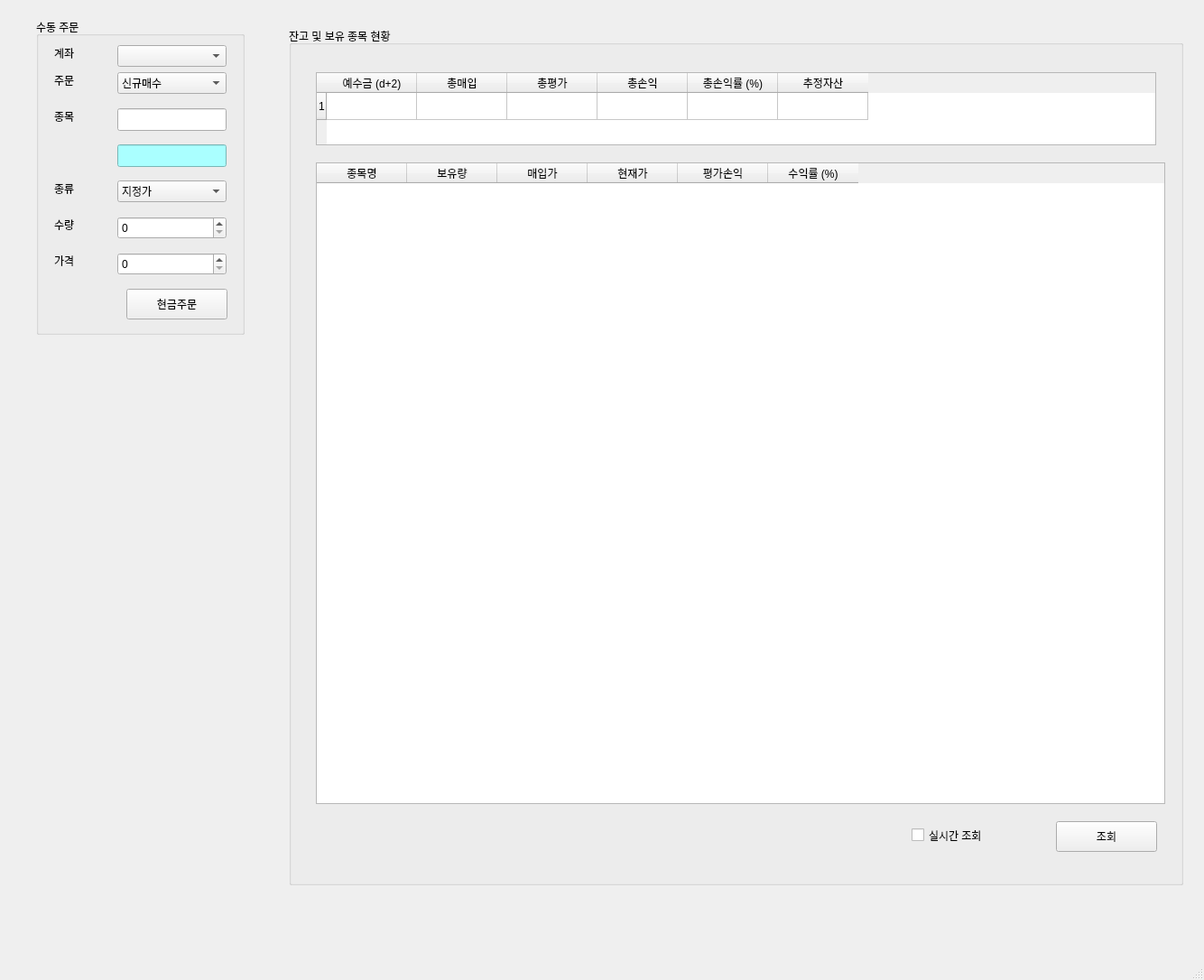
<?xml version="1.0" encoding="UTF-8"?>
<ui version="4.0">
 <class>MainWindow</class>
 <widget class="QMainWindow" name="MainWindow">
  <property name="geometry">
   <rect>
    <x>0</x>
    <y>0</y>
    <width>1334</width>
    <height>1086</height>
   </rect>
  </property>
  <property name="mouseTracking">
   <bool>true</bool>
  </property>
  <property name="windowTitle">
   <string>Manual Trading</string>
  </property>
  <widget class="QWidget" name="centralwidget">
   <widget class="QGroupBox" name="groupBox">
    <property name="geometry">
     <rect>
      <x>40</x>
      <y>20</y>
      <width>231</width>
      <height>351</height>
     </rect>
    </property>
    <property name="title">
     <string>수동 주문</string>
    </property>
    <widget class="QLabel" name="label">
     <property name="geometry">
      <rect>
       <x>20</x>
       <y>30</y>
       <width>41</width>
       <height>18</height>
      </rect>
     </property>
     <property name="text">
      <string>계좌</string>
     </property>
    </widget>
    <widget class="QLabel" name="label_2">
     <property name="geometry">
      <rect>
       <x>20</x>
       <y>60</y>
       <width>77</width>
       <height>18</height>
      </rect>
     </property>
     <property name="text">
      <string>주문</string>
     </property>
    </widget>
    <widget class="QLabel" name="label_3">
     <property name="geometry">
      <rect>
       <x>20</x>
       <y>100</y>
       <width>77</width>
       <height>18</height>
      </rect>
     </property>
     <property name="text">
      <string>종목</string>
     </property>
    </widget>
    <widget class="QLabel" name="label_4">
     <property name="geometry">
      <rect>
       <x>20</x>
       <y>180</y>
       <width>77</width>
       <height>18</height>
      </rect>
     </property>
     <property name="text">
      <string>종류</string>
     </property>
    </widget>
    <widget class="QLabel" name="label_5">
     <property name="geometry">
      <rect>
       <x>20</x>
       <y>220</y>
       <width>77</width>
       <height>18</height>
      </rect>
     </property>
     <property name="text">
      <string>수량</string>
     </property>
    </widget>
    <widget class="QLabel" name="label_6">
     <property name="geometry">
      <rect>
       <x>20</x>
       <y>260</y>
       <width>77</width>
       <height>18</height>
      </rect>
     </property>
     <property name="text">
      <string>가격</string>
     </property>
    </widget>
    <widget class="QComboBox" name="comboBox">
     <property name="geometry">
      <rect>
       <x>90</x>
       <y>30</y>
       <width>121</width>
       <height>24</height>
      </rect>
     </property>
    </widget>
    <widget class="QComboBox" name="comboBox_2">
     <property name="geometry">
      <rect>
       <x>90</x>
       <y>60</y>
       <width>121</width>
       <height>24</height>
      </rect>
     </property>
     <item>
      <property name="text">
       <string>신규매수</string>
      </property>
     </item>
     <item>
      <property name="text">
       <string>신규매도</string>
      </property>
     </item>
     <item>
      <property name="text">
       <string>매수취소</string>
      </property>
     </item>
     <item>
      <property name="text">
       <string>매도취소</string>
      </property>
     </item>
    </widget>
    <widget class="QLineEdit" name="lineEdit">
     <property name="geometry">
      <rect>
       <x>90</x>
       <y>100</y>
       <width>121</width>
       <height>25</height>
      </rect>
     </property>
    </widget>
    <widget class="QLineEdit" name="lineEdit_2">
     <property name="enabled">
      <bool>false</bool>
     </property>
     <property name="geometry">
      <rect>
       <x>90</x>
       <y>140</y>
       <width>121</width>
       <height>25</height>
      </rect>
     </property>
     <property name="styleSheet">
      <string notr="true">background-color: rgb(170, 255, 255)</string>
     </property>
    </widget>
    <widget class="QComboBox" name="comboBox_3">
     <property name="geometry">
      <rect>
       <x>90</x>
       <y>180</y>
       <width>121</width>
       <height>24</height>
      </rect>
     </property>
     <item>
      <property name="text">
       <string>지정가</string>
      </property>
     </item>
     <item>
      <property name="text">
       <string>시장가</string>
      </property>
     </item>
    </widget>
    <widget class="QSpinBox" name="spinBox">
     <property name="geometry">
      <rect>
       <x>90</x>
       <y>220</y>
       <width>121</width>
       <height>25</height>
      </rect>
     </property>
    </widget>
    <widget class="QSpinBox" name="spinBox_2">
     <property name="geometry">
      <rect>
       <x>90</x>
       <y>260</y>
       <width>121</width>
       <height>25</height>
      </rect>
     </property>
    </widget>
    <widget class="QPushButton" name="pushButton">
     <property name="geometry">
      <rect>
       <x>100</x>
       <y>300</y>
       <width>112</width>
       <height>34</height>
      </rect>
     </property>
     <property name="text">
      <string>현금주문</string>
     </property>
    </widget>
   </widget>
   <widget class="QGroupBox" name="groupBox_2">
    <property name="geometry">
     <rect>
      <x>320</x>
      <y>30</y>
      <width>991</width>
      <height>951</height>
     </rect>
    </property>
    <property name="title">
     <string>잔고 및 보유 종목 현황</string>
    </property>
    <widget class="QTableWidget" name="tableWidget">
     <property name="geometry">
      <rect>
       <x>30</x>
       <y>50</y>
       <width>931</width>
       <height>81</height>
      </rect>
     </property>
     <property name="showGrid">
      <bool>true</bool>
     </property>
     <property name="rowCount">
      <number>1</number>
     </property>
     <row/>
     <column>
      <property name="text">
       <string>예수금 (d+2)</string>
      </property>
     </column>
     <column>
      <property name="text">
       <string>총매입</string>
      </property>
     </column>
     <column>
      <property name="text">
       <string>총평가</string>
      </property>
     </column>
     <column>
      <property name="text">
       <string>총손익</string>
      </property>
     </column>
     <column>
      <property name="text">
       <string>총손익률 (%)</string>
      </property>
     </column>
     <column>
      <property name="text">
       <string>추정자산</string>
      </property>
     </column>
    </widget>
    <widget class="QTableWidget" name="tableWidget_2">
     <property name="geometry">
      <rect>
       <x>30</x>
       <y>150</y>
       <width>941</width>
       <height>711</height>
      </rect>
     </property>
     <property name="mouseTracking">
      <bool>false</bool>
     </property>
     <column>
      <property name="text">
       <string>종목명</string>
      </property>
     </column>
     <column>
      <property name="text">
       <string>보유량</string>
      </property>
     </column>
     <column>
      <property name="text">
       <string>매입가</string>
      </property>
     </column>
     <column>
      <property name="text">
       <string>현재가</string>
      </property>
     </column>
     <column>
      <property name="text">
       <string>평가손익</string>
      </property>
     </column>
     <column>
      <property name="text">
       <string>수익률 (%)</string>
      </property>
     </column>
    </widget>
    <widget class="QPushButton" name="pushButton_2">
     <property name="geometry">
      <rect>
       <x>850</x>
       <y>880</y>
       <width>112</width>
       <height>34</height>
      </rect>
     </property>
     <property name="text">
      <string>조회</string>
     </property>
    </widget>
    <widget class="QCheckBox" name="checkBox">
     <property name="geometry">
      <rect>
       <x>690</x>
       <y>880</y>
       <width>131</width>
       <height>31</height>
      </rect>
     </property>
     <property name="text">
      <string>실시간 조회</string>
     </property>
    </widget>
   </widget>
  </widget>
  <widget class="QMenuBar" name="menubar">
   <property name="geometry">
    <rect>
     <x>0</x>
     <y>0</y>
     <width>1334</width>
     <height>31</height>
    </rect>
   </property>
  </widget>
  <widget class="QStatusBar" name="statusbar"/>
 </widget>
 <resources/>
 <connections/>
</ui>
